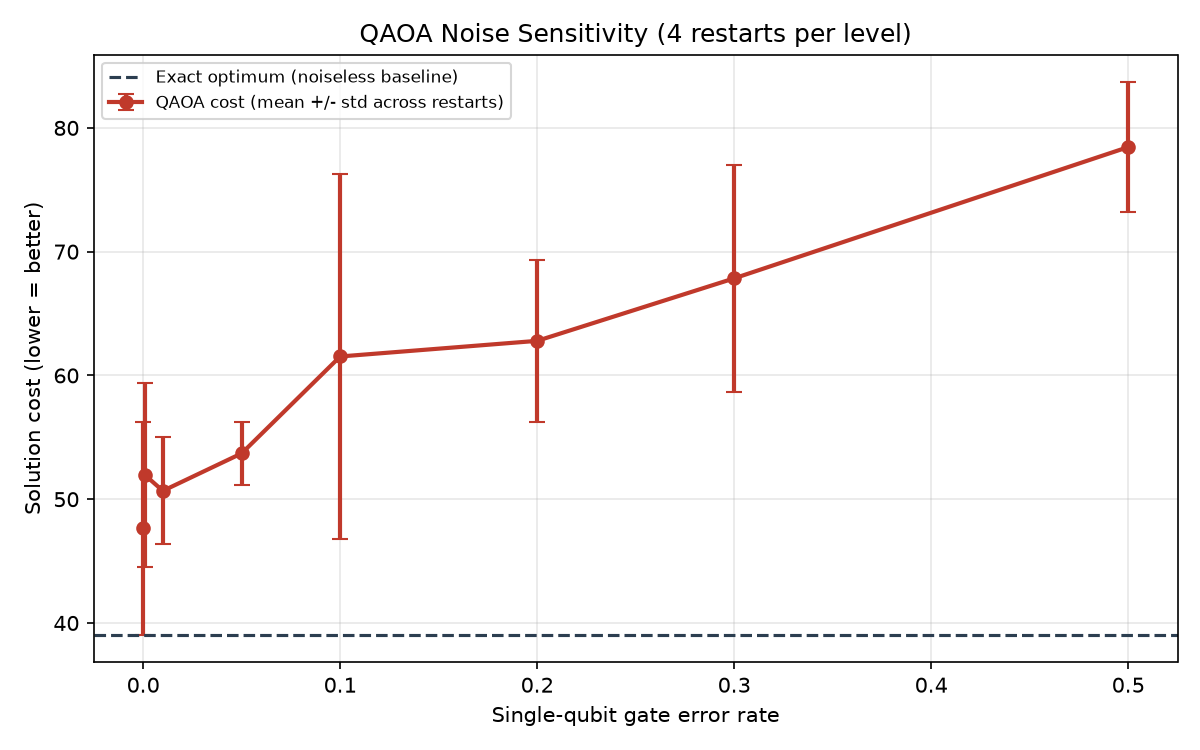

Generate this figure with Python:
"""
noise_sensitivity.py

QEDGE-OPT — QAOA Noise Sensitivity Analysis

Tests how QAOA's solution quality changes as simulated quantum gate-error
noise increases, averaged over multiple random restarts per noise level
(so the trend reflects noise, not just optimizer luck).

The experiment uses: 3 tasks, 2 servers, assignment-only QUBO, QAOAAnsatz,
AerSimulator with depolarizing noise, and COBYLA with a random initial
point in [0, 2*pi) for every parameter.

NOTE ON AN EARLIER VERSION OF THIS FILE: a prior version added a custom
gamma-range rescaling based on the largest Ising coefficient (restricting
gamma to [0, 2*pi/max_coeff)) plus a grid search. That rescaling was the
bug, not a fix — it's too aggressive for a QUBO with many differently-
scaled terms, and excluded the actual optimal angle often enough that
even the ZERO-noise case gave wildly inconsistent results (16-97% gap
across runs of the identical scenario). Removing it and using the full
[0, 2*pi) range with multiple random restarts (simpler, and what was
already validated in qaoa_solver.py) gives a stable, reproducible result.

The exact ground truth is calculated by exhaustive enumeration using the
same assignment-only objective QAOA was given.
"""

import time

import numpy as np
from qiskit import transpile
from qiskit.circuit.library import QAOAAnsatz
from qiskit_aer import AerSimulator
from qiskit_aer.noise import NoiseModel, depolarizing_error
from scipy.optimize import minimize

from qubo_formulation import build_qubo, decode_solution
from simulated_annealing_solver import cost_of_assignment

SINGLE_QUBIT_GATES = ["rz", "sx", "x", "ry", "rx", "h"]
TWO_QUBIT_GATES = ["cx", "cz", "ecr"]

N_RESTARTS = 4   # independent random-initial-point trials per noise level
MAXITER = 40
SHOTS = 1024


def make_noise_model(p1, p2):
    """Depolarizing noise model. p1 = single-qubit error rate, p2 = two-qubit
    error rate (conventionally ~2x p1 on real hardware)."""
    if p1 <= 0 and p2 <= 0:
        return None
    nm = NoiseModel()
    if p1 > 0:
        nm.add_all_qubit_quantum_error(depolarizing_error(p1, 1), SINGLE_QUBIT_GATES)
    if p2 > 0:
        nm.add_all_qubit_quantum_error(depolarizing_error(p2, 2), TWO_QUBIT_GATES)
    return nm


def run_noisy_qaoa(tasks, servers, p1, p2, reps=1, maxiter=MAXITER, shots=SHOTS, seed=1):
    """
    One QAOA run at a given noise level, one random restart (seeded).

    Returns:
        assignment (dict): {task_id: server_id}, or {} if no restart's
            sampled outcomes decoded to a complete, valid assignment
        cost (float): cost_of_assignment() of the found solution, or
            float("inf") if none was feasible
        info (dict): runtime, qubit count, and which rank in the
            frequency-sorted outcomes the feasible answer was found at
            (0 = the most frequent outcome was already valid)
    """
    qp, qubo, converter = build_qubo(tasks, servers, include_capacity=False)
    ising, offset = qubo.to_ising()
    num_qubits = ising.num_qubits

    ansatz = QAOAAnsatz(cost_operator=ising, reps=reps)
    ansatz.measure_all()

    backend = AerSimulator(noise_model=make_noise_model(p1, p2))
    tqc = transpile(ansatz, backend=backend, optimization_level=1)
    num_params = len(ansatz.parameters)

    def bitstring_energy(bits):
        x = [int(b) for b in bits[::-1]]  # Qiskit's little-endian bit order
        return qubo.objective.evaluate(x)

    def expected_cost(params):
        bound = tqc.assign_parameters(params)
        result = backend.run(bound, shots=shots, seed_simulator=seed).result()
        counts = result.get_counts()
        total = sum(counts.values())
        return sum(bitstring_energy(b) * c for b, c in counts.items()) / total

    t0 = time.time()
    rng = np.random.default_rng(seed)
    x0 = rng.uniform(0, 2 * np.pi, size=num_params)  # full range, no restrictive scaling
    result = minimize(expected_cost, x0, method="COBYLA", options={"maxiter": maxiter})

    bound = tqc.assign_parameters(result.x)
    counts = backend.run(bound, shots=shots, seed_simulator=seed).result().get_counts()
    ranked = sorted(counts.items(), key=lambda kv: kv[1], reverse=True)
    runtime = time.time() - t0

    assignment, cost, feasible_rank = None, None, None
    for rank, (bits, _) in enumerate(ranked):
        x_solution = [int(b) for b in bits[::-1]]
        try:
            candidate = decode_solution(np.array(x_solution), tasks, servers, converter)
            if len(candidate) == len(tasks):
                assignment = candidate
                cost = cost_of_assignment(assignment, tasks, servers)
                feasible_rank = rank
                break
        except (KeyError, IndexError):
            continue

    if assignment is None:
        assignment, cost, feasible_rank = {}, float("inf"), None

    info = {
        "runtime_seconds": runtime, "num_qubits": num_qubits,
        "p1": p1, "p2": p2, "feasible_rank": feasible_rank,
    }
    return assignment, cost, info


def run_noise_sweep(tasks, servers, noise_levels=None, seed=1, n_restarts=N_RESTARTS):
    """
    Run QAOA across a range of single-qubit gate error rates, averaging
    over n_restarts independent random initial points at EACH noise level
    (same restart seeds reused across levels, for a paired comparison).
    Returns one summary dict per noise level.
    """
    if noise_levels is None:
        # Realistic hardware error rates (0-5%) plus deliberately exaggerated
        # levels (10-50%) to find where solution quality actually degrades.
        noise_levels = [0.0, 0.001, 0.01, 0.05, 0.10, 0.20, 0.30, 0.50]

    master_rng = np.random.default_rng(seed)
    restart_seeds = master_rng.integers(0, 1_000_000, size=n_restarts).tolist()

    summary = []
    for p1 in noise_levels:
        p2 = p1 * 2
        t_level0 = time.time()
        costs = []

        for restart_seed in restart_seeds:
            _, cost, info = run_noisy_qaoa(tasks, servers, p1, p2, seed=restart_seed)
            if cost != float("inf"):
                costs.append(cost)

        n_feasible = len(costs)
        if n_feasible > 0:
            mean_cost = float(np.mean(costs))
            std_cost = float(np.std(costs))
            min_cost, max_cost = float(min(costs)), float(max(costs))
        else:
            mean_cost = std_cost = min_cost = max_cost = float("inf")

        level_time = time.time() - t_level0
        summary.append({
            "p1": p1, "p2": p2, "mean_cost": mean_cost, "std_cost": std_cost,
            "min_cost": min_cost, "max_cost": max_cost,
            "n_feasible": n_feasible, "n_restarts": n_restarts,
        })

        cost_str = (f"{mean_cost:.2f} (std {std_cost:.2f}, range [{min_cost:.2f}, {max_cost:.2f}])"
                    if n_feasible > 0 else "INFEASIBLE on every restart")
        print(f"  p1={p1:.3f} (p2={p2:.3f}): cost={cost_str}  "
              f"[{n_feasible}/{n_restarts} feasible]  ({level_time:.1f}s)")

    return summary


def plot_noise_sensitivity(summary, exact_cost=None, filepath="noise_sensitivity.png"):
    import matplotlib
    matplotlib.use("Agg")
    import matplotlib.pyplot as plt

    feasible_levels = [r for r in summary if r["n_feasible"] > 0]
    plot_cap = max([r["mean_cost"] for r in feasible_levels], default=1) * 1.5

    p1s = [r["p1"] for r in summary]
    means = [r["mean_cost"] if r["n_feasible"] > 0 else plot_cap for r in summary]
    stds = [r["std_cost"] if r["n_feasible"] > 0 else 0 for r in summary]
    all_infeasible = [r["n_feasible"] == 0 for r in summary]

    plt.figure(figsize=(8, 5))
    plt.errorbar(p1s, means, yerr=stds, marker="o", color="#C0392B", linewidth=2,
                 capsize=4, label="QAOA cost (mean +/- std across restarts)")
    labeled = False
    for p1, m, inf in zip(p1s, means, all_infeasible):
        if inf:
            plt.scatter([p1], [m], marker="x", color="black", s=100, zorder=5,
                        label="No feasible outcome in any restart" if not labeled else None)
            labeled = True

    if exact_cost is not None:
        plt.axhline(exact_cost, color="#2C3E50", linestyle="--", linewidth=1.5,
                    label="Exact optimum (noiseless baseline)")

    plt.xlabel("Single-qubit gate error rate")
    plt.ylabel("Solution cost (lower = better)")
    plt.title(f"QAOA Noise Sensitivity ({summary[0]['n_restarts']} restarts per level)")
    plt.grid(alpha=0.3)
    plt.legend(fontsize=8)
    plt.tight_layout()
    plt.savefig(filepath, dpi=150)
    plt.close()
    print(f"Chart saved as {filepath}")


if __name__ == "__main__":
    from data_generator import generate_scenario
    from qaoa_solver import run_exact_bruteforce

    print("=" * 60)
    print("QEDGE-OPT — QAOA Noise Sensitivity Analysis")
    print("=" * 60)

    scenario = generate_scenario(num_tasks=3, num_servers=2, seed=42)
    tasks, servers = scenario["tasks"], scenario["servers"]

    print(f"\nScenario: {len(tasks)} tasks, {len(servers)} servers (assignment-only QUBO)")
    print(f"Restarts per noise level: {N_RESTARTS} (COBYLA, maxiter={MAXITER}, shots={SHOTS})")
    print("\nRunning QAOA across increasing simulated gate-error rates...")

    summary = run_noise_sweep(tasks, servers, seed=1, n_restarts=N_RESTARTS)

    _, exact_cost, _ = run_exact_bruteforce(tasks, servers, include_capacity=False)
    print(f"\nExact optimum (noiseless, same assignment-only objective): {exact_cost:.2f}")

    print("\n--- SUMMARY ---")
    for row in summary:
        if row["n_feasible"] == 0:
            print(f"  Gate error {row['p1']:.3f}: INFEASIBLE on every restart")
        else:
            gap = (row["mean_cost"] - exact_cost) / exact_cost * 100 if exact_cost else 0
            gap_std = row["std_cost"] / exact_cost * 100 if exact_cost else 0
            print(f"  Gate error {row['p1']:.3f}: mean gap={gap:+.2f}% (std {gap_std:.2f}%)")

    plot_noise_sensitivity(summary, exact_cost=exact_cost)
